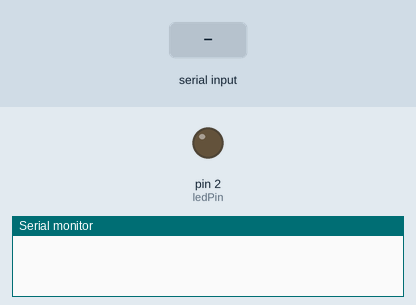
A sketch run on a simulated Arduino Uno, built with avr-gcc and run on an emulated ATmega328P. Shown: output pins drawn as LEDs (lit = HIGH), the last lines printed to the serial monitor. The test bench sets the inputs (shaded band).

Above: at 1.2 s.
1.3 s: "LED=ON\n" received over Serial
At 1.6 s:
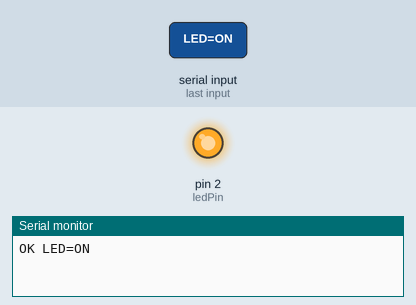
2.8 s: "LED=OFF\n" received over Serial
At 3.9 s:
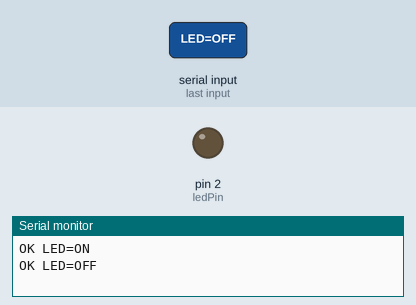
Timing chart, 0 to 5.8 s (numbered marks = the images above; inputs shaded):
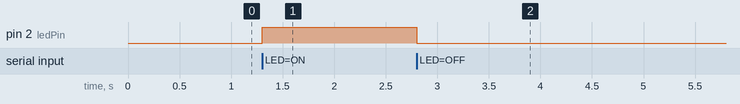

The sketch:

hackathon_computertoesp.ino
```cpp
const int ledPin = 2; // Change to the pin wired to your LED

void setup() {
  pinMode(ledPin, OUTPUT);
  Serial.begin(115200);
}

void loop() {
  if (Serial.available()) {
    String command = Serial.readStringUntil('\n');
    command.trim();

    if (command == "LED=ON") {
      digitalWrite(ledPin, HIGH);
      Serial.println("OK LED=ON");
    } else if (command == "LED=OFF") {
      digitalWrite(ledPin, LOW);
      Serial.println("OK LED=OFF");
    } else {
      Serial.println("ERR unknown command");
    }
  }
}
```

Measured:
- after the input at 1.3 s, pin 2 (ledPin): LOW → HIGH at once
- after the input at 2.8 s, pin 2 (ledPin): HIGH → LOW at once
